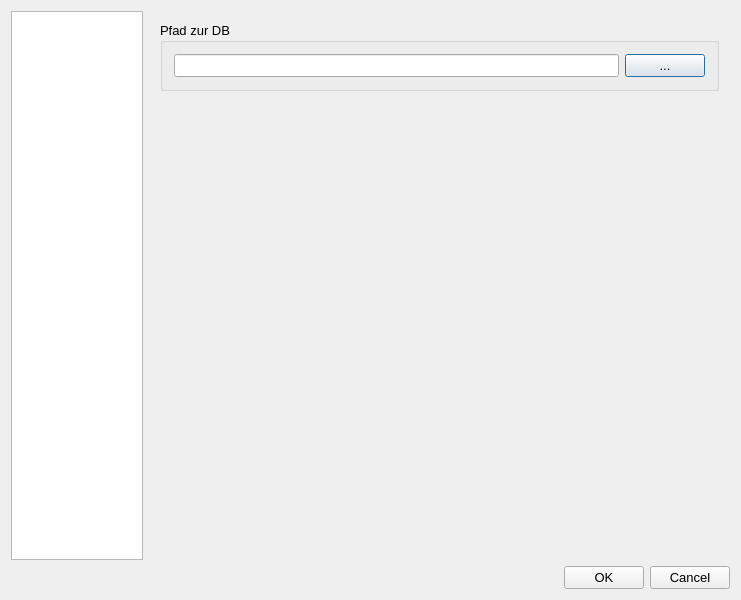
<?xml version="1.0" encoding="UTF-8"?>
<ui version="4.0">
 <class>dlgEinstellungen</class>
 <widget class="QDialog" name="dlgEinstellungen">
  <property name="geometry">
   <rect>
    <x>0</x>
    <y>0</y>
    <width>741</width>
    <height>600</height>
   </rect>
  </property>
  <property name="sizePolicy">
   <sizepolicy hsizetype="Fixed" vsizetype="Fixed">
    <horstretch>0</horstretch>
    <verstretch>0</verstretch>
   </sizepolicy>
  </property>
  <property name="font">
   <font>
    <pointsize>10</pointsize>
   </font>
  </property>
  <property name="contextMenuPolicy">
   <enum>Qt::DefaultContextMenu</enum>
  </property>
  <property name="windowTitle">
   <string>Einstellungen</string>
  </property>
  <property name="windowIcon">
   <iconset>
    <normaloff>Resources/buch.png</normaloff>Resources/buch.png</iconset>
  </property>
  <property name="toolTip">
   <string/>
  </property>
  <property name="modal">
   <bool>false</bool>
  </property>
  <layout class="QVBoxLayout" name="verticalLayout_3">
   <item>
    <layout class="QHBoxLayout" name="horizontalLayout_3">
     <item>
      <widget class="QListWidget" name="listWidget_Einstellungen">
       <property name="sizePolicy">
        <sizepolicy hsizetype="Fixed" vsizetype="Preferred">
         <horstretch>0</horstretch>
         <verstretch>0</verstretch>
        </sizepolicy>
       </property>
       <property name="minimumSize">
        <size>
         <width>132</width>
         <height>0</height>
        </size>
       </property>
       <property name="maximumSize">
        <size>
         <width>132</width>
         <height>16777215</height>
        </size>
       </property>
       <property name="baseSize">
        <size>
         <width>132</width>
         <height>0</height>
        </size>
       </property>
       <property name="font">
        <font>
         <pointsize>10</pointsize>
        </font>
       </property>
       <property name="dragDropMode">
        <enum>QAbstractItemView::NoDragDrop</enum>
       </property>
       <property name="defaultDropAction">
        <enum>Qt::IgnoreAction</enum>
       </property>
       <property name="iconSize">
        <size>
         <width>128</width>
         <height>112</height>
        </size>
       </property>
       <property name="spacing">
        <number>4</number>
       </property>
       <property name="viewMode">
        <enum>QListView::IconMode</enum>
       </property>
      </widget>
     </item>
     <item>
      <widget class="QStackedWidget" name="stackedWidget">
       <property name="currentIndex">
        <number>0</number>
       </property>
       <widget class="QWidget" name="page_DB">
        <layout class="QVBoxLayout" name="verticalLayout_2">
         <item>
          <widget class="QGroupBox" name="groupBox_DB">
           <property name="title">
            <string>Pfad zur DB</string>
           </property>
           <layout class="QVBoxLayout" name="verticalLayout">
            <item>
             <layout class="QHBoxLayout" name="horizontalLayout_2">
              <item>
               <widget class="QLineEdit" name="lineEdit_DBPath"/>
              </item>
              <item>
               <widget class="QPushButton" name="pushButton_getPath">
                <property name="text">
                 <string>...</string>
                </property>
               </widget>
              </item>
             </layout>
            </item>
           </layout>
          </widget>
         </item>
         <item>
          <spacer name="verticalSpacer">
           <property name="orientation">
            <enum>Qt::Vertical</enum>
           </property>
           <property name="sizeHint" stdset="0">
            <size>
             <width>20</width>
             <height>396</height>
            </size>
           </property>
          </spacer>
         </item>
        </layout>
       </widget>
       <widget class="QWidget" name="page_Berechnung">
        <layout class="QVBoxLayout" name="verticalLayout_5">
         <item>
          <widget class="QGroupBox" name="groupBox">
           <property name="title">
            <string>Darmlängen-Berechnung</string>
           </property>
           <layout class="QVBoxLayout" name="verticalLayout_4">
            <item>
             <layout class="QHBoxLayout" name="horizontalLayout_4">
              <item>
               <spacer name="horizontalSpacer_2">
                <property name="orientation">
                 <enum>Qt::Horizontal</enum>
                </property>
                <property name="sizeHint" stdset="0">
                 <size>
                  <width>0</width>
                  <height>20</height>
                 </size>
                </property>
               </spacer>
              </item>
              <item>
               <widget class="QLabel" name="label_ZugabeDarm">
                <property name="text">
                 <string>Zugabe Abdrehlänge :</string>
                </property>
               </widget>
              </item>
              <item>
               <widget class="MyQDoubleSpinBox" name="doubleSpinBox_ZugabeDarm">
                <property name="sizePolicy">
                 <sizepolicy hsizetype="Minimum" vsizetype="Fixed">
                  <horstretch>0</horstretch>
                  <verstretch>0</verstretch>
                 </sizepolicy>
                </property>
                <property name="minimumSize">
                 <size>
                  <width>80</width>
                  <height>22</height>
                 </size>
                </property>
                <property name="baseSize">
                 <size>
                  <width>0</width>
                  <height>0</height>
                 </size>
                </property>
                <property name="alignment">
                 <set>Qt::AlignRight|Qt::AlignTrailing|Qt::AlignVCenter</set>
                </property>
                <property name="buttonSymbols">
                 <enum>QAbstractSpinBox::UpDownArrows</enum>
                </property>
                <property name="specialValueText">
                 <string/>
                </property>
                <property name="prefix">
                 <string/>
                </property>
                <property name="decimals">
                 <number>1</number>
                </property>
               </widget>
              </item>
             </layout>
            </item>
           </layout>
          </widget>
         </item>
         <item>
          <spacer name="verticalSpacer_2">
           <property name="orientation">
            <enum>Qt::Vertical</enum>
           </property>
           <property name="sizeHint" stdset="0">
            <size>
             <width>20</width>
             <height>461</height>
            </size>
           </property>
          </spacer>
         </item>
        </layout>
       </widget>
      </widget>
     </item>
    </layout>
   </item>
   <item>
    <layout class="QHBoxLayout" name="horizontalLayout">
     <item>
      <spacer name="horizontalSpacer">
       <property name="orientation">
        <enum>Qt::Horizontal</enum>
       </property>
       <property name="sizeHint" stdset="0">
        <size>
         <width>40</width>
         <height>20</height>
        </size>
       </property>
      </spacer>
     </item>
     <item>
      <widget class="QPushButton" name="pushButton_Ok">
       <property name="text">
        <string>OK</string>
       </property>
      </widget>
     </item>
     <item>
      <widget class="QPushButton" name="pushButton_Cnl">
       <property name="text">
        <string>Cancel</string>
       </property>
      </widget>
     </item>
    </layout>
   </item>
  </layout>
 </widget>
 <layoutdefault spacing="6" margin="11"/>
 <customwidgets>
  <customwidget>
   <class>MyQDoubleSpinBox</class>
   <extends>QDoubleSpinBox</extends>
   <header>myqdoublespinbox.h</header>
  </customwidget>
 </customwidgets>
 <tabstops>
  <tabstop>listWidget_Einstellungen</tabstop>
  <tabstop>lineEdit_DBPath</tabstop>
  <tabstop>pushButton_getPath</tabstop>
  <tabstop>pushButton_Cnl</tabstop>
  <tabstop>pushButton_Ok</tabstop>
  <tabstop>doubleSpinBox_ZugabeDarm</tabstop>
 </tabstops>
 <resources/>
 <connections/>
</ui>
